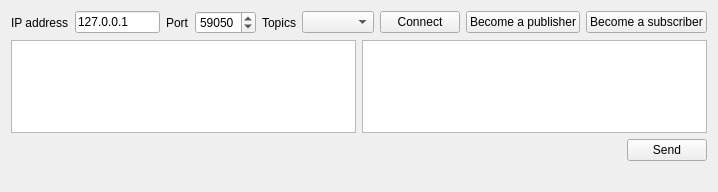
<?xml version="1.0" encoding="UTF-8"?>
<ui version="4.0">
 <class>Widget</class>
 <widget class="QWidget" name="Widget">
  <property name="geometry">
   <rect>
    <x>0</x>
    <y>0</y>
    <width>718</width>
    <height>192</height>
   </rect>
  </property>
  <property name="windowTitle">
   <string>Widget</string>
  </property>
  <layout class="QVBoxLayout" name="verticalLayout_2">
   <item>
    <layout class="QVBoxLayout" name="verticalLayout">
     <item>
      <layout class="QHBoxLayout" name="horizontalLayout">
       <property name="sizeConstraint">
        <enum>QLayout::SetDefaultConstraint</enum>
       </property>
       <item>
        <widget class="QLabel" name="label_ip">
         <property name="text">
          <string>IP address</string>
         </property>
        </widget>
       </item>
       <item>
        <widget class="QLineEdit" name="lineEdit_ip">
         <property name="text">
          <string>127.0.0.1</string>
         </property>
         <property name="maxLength">
          <number>15</number>
         </property>
        </widget>
       </item>
       <item>
        <widget class="QLabel" name="label_port">
         <property name="text">
          <string>Port</string>
         </property>
        </widget>
       </item>
       <item>
        <widget class="QSpinBox" name="spinBox_port">
         <property name="minimum">
          <number>49152</number>
         </property>
         <property name="maximum">
          <number>65535</number>
         </property>
         <property name="value">
          <number>59050</number>
         </property>
        </widget>
       </item>
       <item>
        <widget class="QLabel" name="label">
         <property name="text">
          <string>Topics</string>
         </property>
        </widget>
       </item>
       <item>
        <widget class="QComboBox" name="comboBox_topics"/>
       </item>
       <item>
        <widget class="QPushButton" name="pushButton_connect">
         <property name="text">
          <string>Connect</string>
         </property>
        </widget>
       </item>
       <item>
        <widget class="QPushButton" name="pushButton_connectPb">
         <property name="text">
          <string>Become a publisher</string>
         </property>
        </widget>
       </item>
       <item>
        <widget class="QPushButton" name="pushButton_connectSb">
         <property name="text">
          <string>Become a subscriber</string>
         </property>
        </widget>
       </item>
      </layout>
     </item>
     <item>
      <layout class="QHBoxLayout" name="horizontalLayout_2">
       <item>
        <widget class="QTextBrowser" name="textBrowser_2"/>
       </item>
       <item>
        <widget class="QPlainTextEdit" name="plainTextEdit"/>
       </item>
      </layout>
     </item>
     <item>
      <layout class="QHBoxLayout" name="horizontalLayout_3">
       <item>
        <spacer name="horizontalSpacer">
         <property name="orientation">
          <enum>Qt::Horizontal</enum>
         </property>
         <property name="sizeHint" stdset="0">
          <size>
           <width>40</width>
           <height>20</height>
          </size>
         </property>
        </spacer>
       </item>
       <item>
        <widget class="QPushButton" name="pushButton_send">
         <property name="text">
          <string>Send</string>
         </property>
        </widget>
       </item>
      </layout>
     </item>
    </layout>
   </item>
   <item>
    <widget class="QLabel" name="label_satus">
     <property name="text">
      <string/>
     </property>
    </widget>
   </item>
  </layout>
 </widget>
 <resources/>
 <connections/>
</ui>
